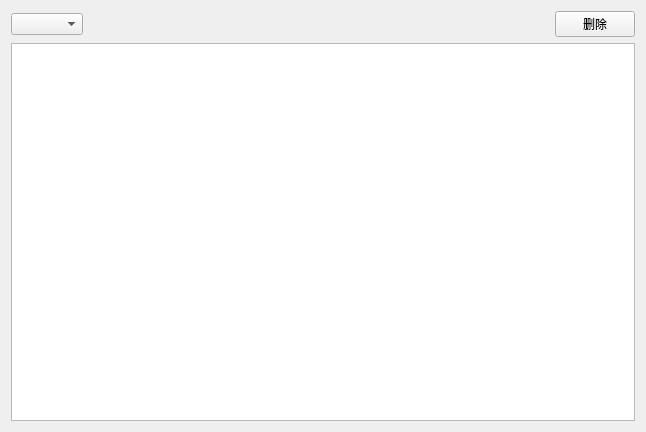
<?xml version="1.0" encoding="UTF-8"?>
<ui version="4.0">
 <class>ResultWidget</class>
 <widget class="QWidget" name="ResultWidget">
  <property name="geometry">
   <rect>
    <x>0</x>
    <y>0</y>
    <width>646</width>
    <height>432</height>
   </rect>
  </property>
  <property name="windowTitle">
   <string>Form</string>
  </property>
  <layout class="QVBoxLayout" name="verticalLayout">
   <item>
    <layout class="QHBoxLayout" name="horizontalLayout">
     <item>
      <widget class="QComboBox" name="cbox_type"/>
     </item>
     <item>
      <spacer name="horizontalSpacer">
       <property name="orientation">
        <enum>Qt::Horizontal</enum>
       </property>
       <property name="sizeHint" stdset="0">
        <size>
         <width>40</width>
         <height>20</height>
        </size>
       </property>
      </spacer>
     </item>
     <item>
      <widget class="QPushButton" name="btn_delete">
       <property name="text">
        <string>删除</string>
       </property>
      </widget>
     </item>
    </layout>
   </item>
   <item>
    <widget class="QTableWidget" name="result_table_widget"/>
   </item>
  </layout>
 </widget>
 <resources/>
 <connections/>
</ui>
